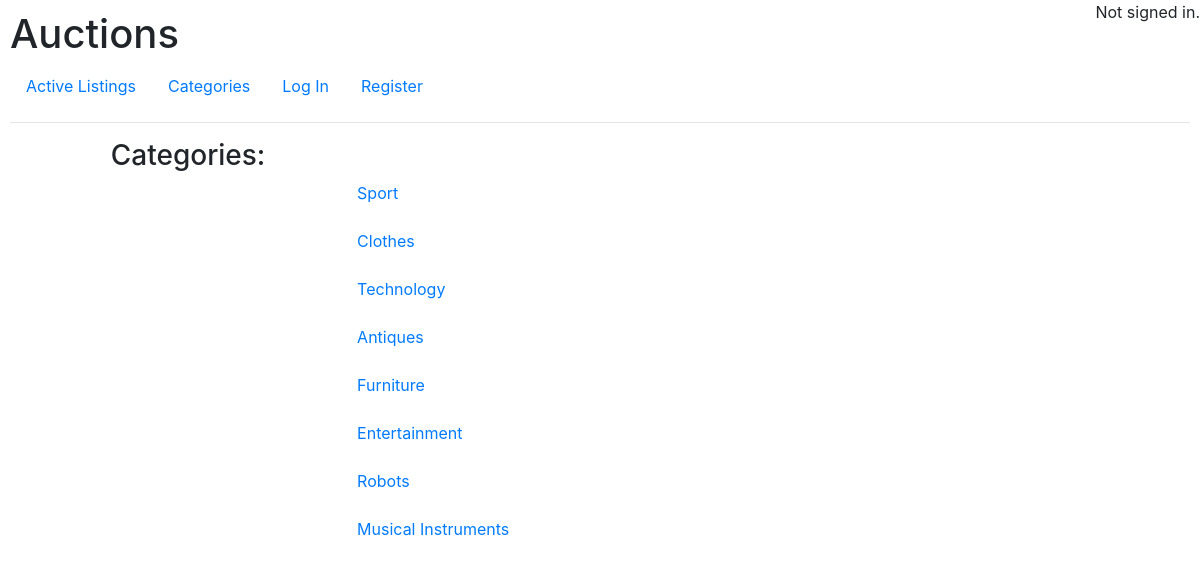
The page /categories on the database its author committed.
### auctions/models.py (models this page shows, shortened)
class Category(models.Model):
    category_name =  models.CharField(max_length=100)

### auctions/views.py (the view)
# urls.py: path("categories", views.categories, name="categories"),
def categories(request):
    return render(request, "auctions/categories.html", { "categories": Category.objects.all()
    })

### auctions/templates/auctions/categories.html (shortened to what this page needs)
{% extends "auctions/layout.html" %}
{% load static %}
{% block body %}
    <h3> Categories:</h3>
    <div class="main col-7">
        <div class="container" style="margin-left:40%">
            {% for category in categories %}
                <div>
                    <a href="listing/{{ category.category_name }}">{{ category.category_name }}</a>
                </div><br>
            {% endfor %}
        </div>
    </div>
{% endblock %}

### auctions/static/auctions/styles.css (style rules this page uses)
body { padding: 10px; }

### rows shown on the page
Category: category_name "Sport"
Category: category_name "Clothes"
Category: category_name "Technology"
Category: category_name "Antiques"
Category: category_name "Furniture"
Category: category_name "Entertainment"
Category: category_name "Robots"
Category: category_name "Musical Instruments"
